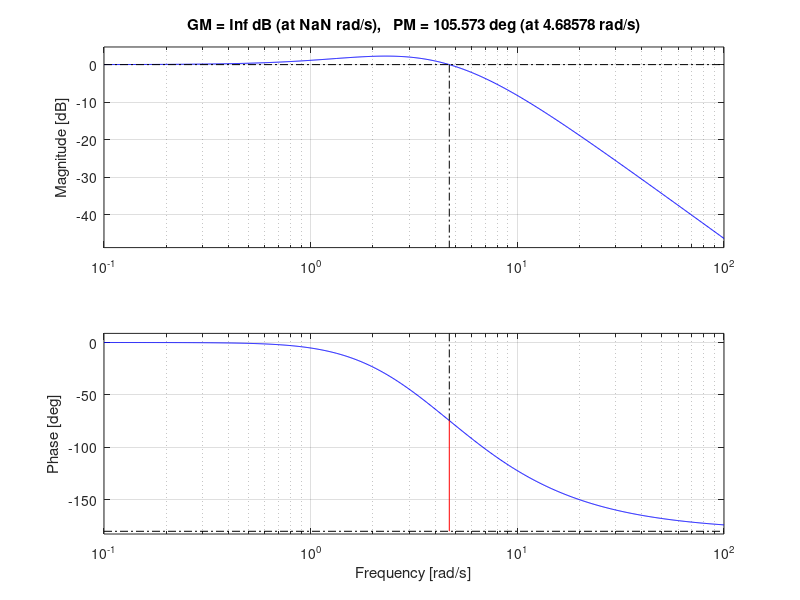
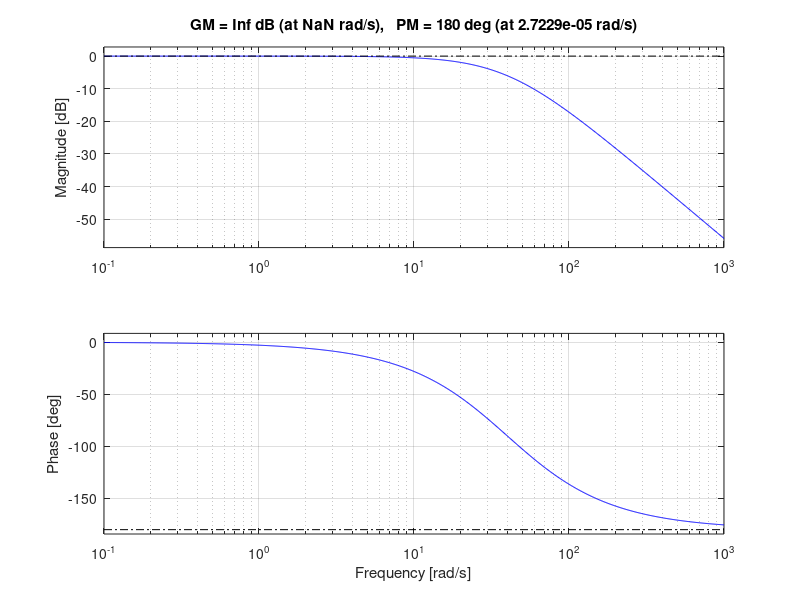

Source code (MATLAB) for these figures, in order:
clc
close all
clear
%%

s = tf('s');

plant      = (s+1)/((s+2)*(s+4));
%controllar = ((s+2)*(s+4)*(75*s+125))/(s^2 *(s+1)*(s+15));
% controllar = ((s+2)*(s+4)*(3*s+1))/(s^2 *(s+1)*(s+3));
controllar = ((s+2)*(s+4)*(48*s+64))/(s^2 *(s+1)*(s+12));
FeedForward = ((s^3 + 12*s^2 +48*s + 64))/((48*s+64)*(s/40 + 1)^2);


cltf = feedback(controllar*plant,1);
FT = minreal(FeedForward*cltf);

figure
margin(cltf)
grid on

figure
margin(FT)
grid on






